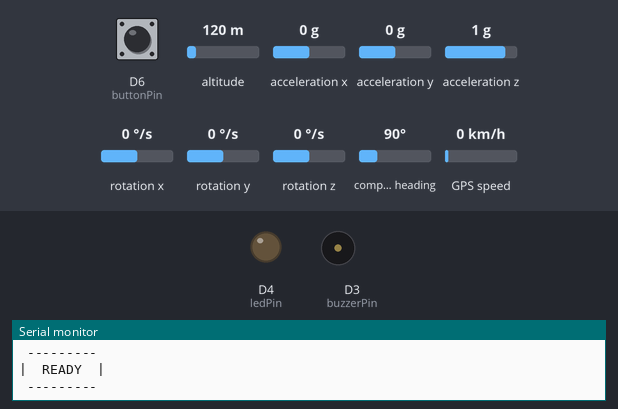
The sketch below on a simulated ESP8266 (Wemos D1 mini). Parts: output pins drawn as LEDs (lit = HIGH), buzzer (waves = sounding, pin HIGH), the last lines printed to the serial monitor. Wiring (inferred from the names in the program): IR receiver: data D5; MPU-6050 motion sensor at I2C address 0x68. The inputs (shaded band) are chosen by the test bench; at power-on: D6 (buttonPin) HIGH, altitude 120 m, acceleration x 0 g, acceleration y 0 g, acceleration z 1 g, rotation x 0 °/s, rotation y 0 °/s, rotation z 0 °/s, compass heading 90°, GPS speed 0 km/h. WiFi joins after 1.5 s; servers stay silent unless stated; a WiFi scan finds three made-up networks; uploads are accepted with an empty reply; the GPS gets a fix after 3 s at 37.7749, -122.4194 with 8 satellites.

Above: at 11.6 s.
11.7 s: D6 (buttonPin) pulled LOW for 0.15 s
At 11.84 s:
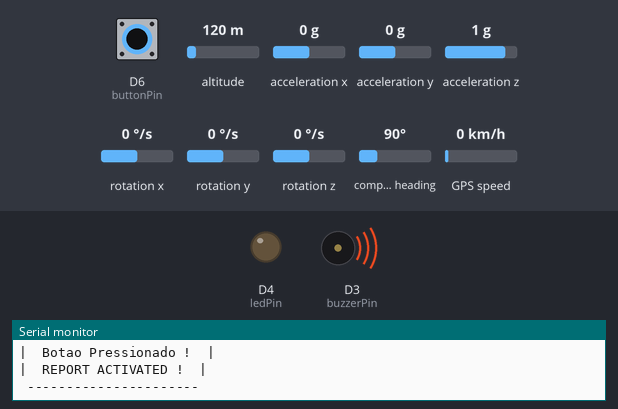
13.3 s: D6 (buttonPin) pulled LOW for 1 s
At 15.72 s:
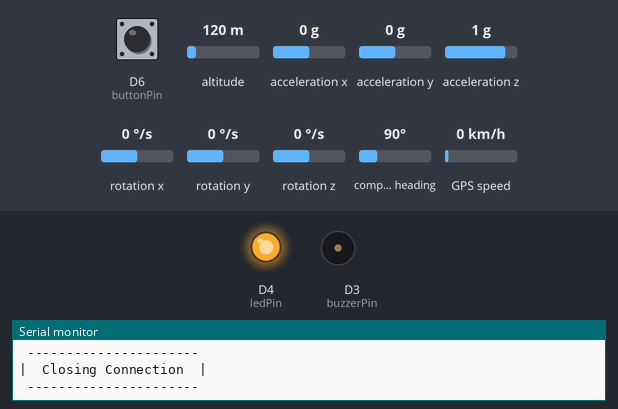
15.8 s: D6 (buttonPin) pulled LOW for 3.2 s
At 16.8 s:
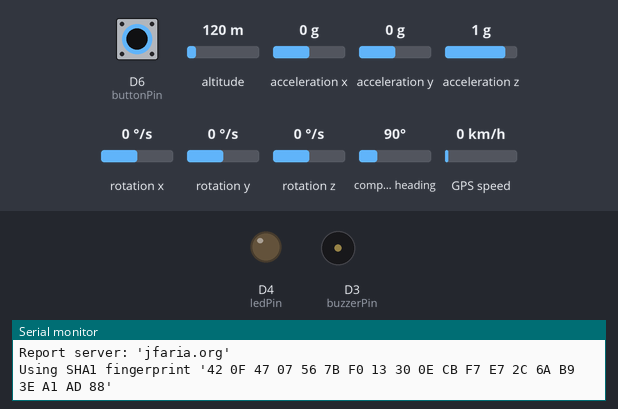
21.2 s: D6 (buttonPin) driven LOW
At 21.34 s:
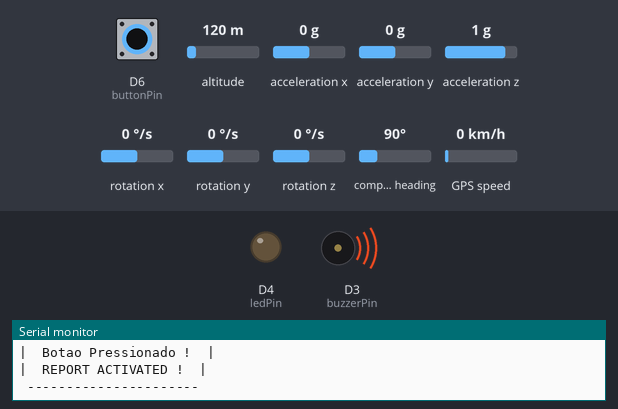
Timing chart, 0 to 24.9 s (numbered marks = the images above; inputs shaded):
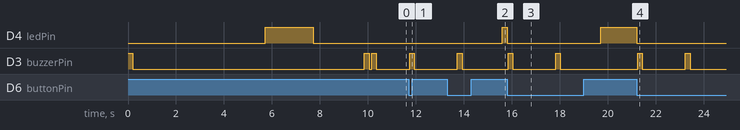

The sketch:

teleassistencia.ino
```cpp
#include <EEPROM.h>
#include <ESP8266WiFi.h>
#include <ESP8266HTTPClient.h>
#include <Wire.h>
#include "TinyGPS++.h" // https://github.com/mikalhart/TinyGPSPlus
#include <ArduinoJson.h> // https://arduinojson.org/

// servidor que disponibiliza serviço de geolocalização via IP
const char* IpApiHost = "ip-api.com";

// The TinyGPS++ object
static const uint32_t GPSBaud = 9600;
TinyGPSPlus gps;


// WiFi judas@docapesca
//const char* ssid = "Docapesca IoT";
//const char* ssid = "Docapesca";
//const char* ssid = "VReal3";
const char* ssid = "NCC1701";
const char* password = "acoddoca";
WiFiClient client;

String board_id = "Wemos D1 Mini Dev";
//String lat = "37.222260";
//String lng = "-7.459044";
String zona = "Castro Marim";
String lat = "0";
String lng = "0";
String geo = "none";
String sensor1 = "Não pressionado";
String sensor2 = "Não foi detectada queda.";
String sensor3 = "4.22";
String estado = "1";
String contacto = "11111, Rycki; 22222, Morty";

const char *host = "jfaria.org";
const int httpsPort = 443;  //HTTPS= 443 and HTTP = 80
//SHA1 finger print of certificate use web browser to view and copy
const char fingerprint[] PROGMEM = "42 0F 47 07 56 7B F0 13 30 0E CB F7 E7 2C 6A B9 3E A1 AD 88";

const int buttonPin = D6;
int buttonState = 0;
const int remotePin = D5;
int remoteState = 0;
const int buzzerPin = D3;
const int ledPin = BUILTIN_LED; // LED = D4

const int MPU_addr = 0x68; // I2C address of the MPU-6050
int16_t AcX, AcY, AcZ, Tmp, GyX, GyY, GyZ;
float GfX, GfY, GfZ, Gf;
float Gyro_angle_X, Gyro_angle_Y, Gyro_angle_Z, GyDt, Gy;
const float Acc_threshold = 0.5;
const float Gy_threshold = 450;

int report = 0; // report state
int retrycounter = 30; // https connecting retry conter

void setup()
{

  pinMode(ledPin, OUTPUT);
  pinMode(buzzerPin, OUTPUT);
  pinMode(buttonPin, INPUT_PULLUP);
  pinMode(remotePin, INPUT);
  beep();

  // Initialize a serial connection for reporting values to the host
  Serial.begin(GPSBaud);
  while (!Serial) { // this is because of the leonard board bug....
    delay(10); // wait until serial "opens"
  }
  Serial.println("\nSerial initialized.");

  /*
    Wire.begin();
    Wire.beginTransmission(MPU_addr);
    Wire.write(0x6B);  // PWR_MGMT_1 register
    Wire.write(0);     // set to zero (wakes up the MPU-6050)
    Wire.endTransmission(true);
  */
  initializeMPU6050();

  WiFi.mode(WIFI_STA); // this is because of the BUG!!!!
  //WiFi.setOutputPower(20);

  scanWiFi();

  delay(1000);

  startWIFI();

  Serial.println("\n ---------");
  Serial.println("|  READY  |");
  Serial.println(" ---------");
  beep();
  beep();
}

/**
   Main program loop
*/
void loop()
{

  if (WiFi.status() == WL_CONNECTED )
  {
    /*while (Serial.available() > 0)
      if (gps.encode(Serial.read()))
        readGeo();
    */
    // if the push button pressed, switch on the LED
    buttonState = digitalRead(buttonPin);
    remoteState = digitalRead(remotePin); // BUG BUG BUG BUG BUG BUG BUG BUG BUG BUG BUG BUG BUG BUG BUG BUG BUG BUG BUG BUG BUG BUG BUG BUG BUG BUG BUG BUG BUG BUG BUG BUG BUG
    //if (buttonState == LOW || remoteState == HIGH) {
    //if (remoteState == HIGH) {
    if (remoteState == LOW) { // HIGH = BOARD WITH REMOTE!!
      digitalWrite(ledPin, LOW);  // LED on
      report = 1; // 0 = test
      sensor1 = "Botão SOS Pressionado";
      Serial.println("\n ----------------------");
      Serial.println("|  Remote SOS Pressionado !  |");
      Serial.println("|  REPORT ACTIVATED !  |");
      Serial.println(" ----------------------");
      beep();
    } else if (buttonState == LOW) {
      digitalWrite(ledPin, LOW);  // LED on
      report = 1; // 0 = test
      sensor1 = "Botão SOS Pressionado";
      Serial.println("\n ----------------------");
      Serial.println("|  Botao Pressionado !  |");
      Serial.println("|  REPORT ACTIVATED !  |");
      Serial.println(" ----------------------");
      beep();
    } else {
      sensor1 = "Não pressionado";
    }

    readMPU6050();

    if (report == 1) {

      // Get position frmo GPS, or from IP
      readGeo();

      //HTTPClient http;
      Serial.println("\n  ---------------");
      Serial.println(" | Upload Report |");
      Serial.println("  ---------------");
      WiFiClientSecure httpsClient;
      Serial.printf("Report server: '%s'\n", host);
      Serial.printf("Using SHA1 fingerprint '%s'\n", fingerprint);
      httpsClient.setFingerprint(fingerprint);
      httpsClient.setTimeout(15000); // 15 Seconds
      delay(1000);
      Serial.println("HTTPS Connecting ...");
      int r = 0; //retry counter
      while ((!httpsClient.connect(host, httpsPort)) && (r < retrycounter)) {
        delay(100);
        Serial.print(".");
        r++;
      }
      if (r == retrycounter) {
        Serial.println("Connection failed");
      }
      else {
        Serial.println("Successful connected to web, uploading report...");

        String getData, Link;

        //POST Data
        Link = "/siresp/post-esp-data.php";

        // Prepare your HTTP POST request data
        String httpRequestData = "board_id=" + board_id
                                 + "&zona=" + zona
                                 + "&lat=" + lat
                                 + "&lng=" + lng
                                 + "&geo=" + geo
                                 + "&sensor1=" + sensor1
                                 + "&sensor2=" + sensor2
                                 + "&sensor3=" + sensor3
                                 + "&estado=" + estado
                                 + "&contacto=" + contacto
                                 + "";

        Serial.print("String size:: "); Serial.println(httpRequestData.length());
        Serial.print("Requesting POST to: "); Serial.print(host); Serial.println(Link);
        /*
          POST /post HTTP/1.1
          Host: postman-echo.com
          Content-Type: application/x-www-form-urlencoded
          Content-Length: 85

          board_id=wemos&lat=37.123&lng=-7.4222&geo=geo&sensor1=1&sensor2=1&sensor3=1&estado=1

        */
        httpsClient.print(String("POST ") + Link + " HTTP/1.1\r\n" +
                          "Host: " + host + "\r\n" +
                          "Content-Type: application/x-www-form-urlencoded" + "\r\n" +
                          "Content-Length: " + httpRequestData.length() + "\r\n\r\n" +
                          httpRequestData + "\r\n" +
                          "Connection: close\r\n\r\n");

        Serial.println("request sent");

        while (httpsClient.connected()) {
          String line = httpsClient.readStringUntil('\n');
          if (line == "\r") {
            Serial.println("headers received");
            break;
          }
        }

        //Serial.println("Server reply:");
        String line;
        while (httpsClient.available()) {
          line = httpsClient.readStringUntil('\n');  //Read Line by Line
          //Serial.println(line); //Print response
        }

        Serial.println(" ----------------------");
        Serial.println("|  Closing Connection  |");
        Serial.println(" ----------------------");

        //delay(10000);
        report = 0;
        digitalWrite(ledPin, HIGH); // LED off
      }
    }
  } else {
    beep();
    startWIFI();
  }

}


void readGeo()
{
  Serial.println("\n  --------------");
  Serial.println(" | GPS Location |");
  Serial.println("  --------------");

  while (Serial.available() > 0) {
    gps.encode(Serial.read());
  }

  if (gps.location.isValid()) {
    lat = String(gps.location.lat(), 6);
    lng = String(gps.location.lng(), 6);
    geo = "Sinal GPS";
    Serial.print(lat);
    Serial.print(" , ");
    Serial.println(lng);
  } else {
    //lat = "0";
    //lng = "0";
    geo = "Sinal de GPS nao disponivel";
    Serial.println(F("INVALID"));
    Serial.println("No GPS, using location by IP");
    readGeoIP();
  }
}

void readGeoIP()
{
  Serial.println("\n  -------------------");
  Serial.println(" | GeoLocation by IP |");
  Serial.println("  -------------------");
  if ( !client.connect(IpApiHost, 80) ) {
    Serial.println("connection to ip-api.com failed... no soup for you... and you... and you...");
  } else {
    // Realiza HTTP GET request
    client.println("GET /json/?fields=lat,lon HTTP/1.1");
    client.print("Host: ");
    client.println(IpApiHost);
    client.println("Connection: close");
    client.println();

    while (client.connected()) {
      String line = client.readStringUntil('\n');
      Serial.println("headers received");
      if (line == "\r") {
        break;
      }
    }

    Serial.println("Server reply:");
    String line;
    while (client.available()) {
      line = client.readStringUntil('\n');  //Read Line by Line
      Serial.println(line); //Print response
    }

    // recebe os dados de geolocalização em formato JSON e guarda na variável data
    StaticJsonDocument<200> doc;
    // Deserialize the JSON document
    DeserializationError error = deserializeJson(doc, line);

    // Test if parsing succeeds.
    if (error) {
      Serial.print(F("deserializeJson() failed: "));
      Serial.println(error.c_str());
    }

    //lat = String(doc["lat"], 6);
    //lng = String(doc["lon"], 6);
    double latitude = doc["lat"];
    double longitude = doc["lon"];
    lat = String (latitude, 6);
    lng = String (longitude, 6);

    Serial.print("Posicao: "); //Print response
    Serial.print(latitude, 6); //Print response
    Serial.print(" , "); //Print response
    Serial.println(longitude, 6); //Print response

    //Serial.println(line); //Print response
  }
}

void startWIFI(void) {
  Serial.println("\n  ------------");
  Serial.println(" | Start WiFi |");
  Serial.println("  ------------");

  delay(100);

  WiFi.begin(ssid, password); // Connect to the network
  Serial.print("Connecting to ");
  Serial.print(ssid);
  Serial.println(" ...");
  int i = 0;
  digitalWrite(BUILTIN_LED, LOW);    // turn the LED off by making the voltage LOW
  delay(100);

  while (WiFi.status() != WL_CONNECTED) { // Wait for the Wi-Fi to connect
    digitalWrite(BUILTIN_LED, HIGH);   // turn the LED on (HIGH is the voltage level)
    delay(2000);
    Serial.print(++i);
    Serial.print('.');
    digitalWrite(BUILTIN_LED, LOW);    // turn the LED off by making the voltage LOW
    delay(100);
  }
  delay(2000);
  //WiFi.config(ip, gateway, subnet);

  Serial.print('\n');
  Serial.println("Connection established! ");
  Serial.print("IP address: \t");
  Serial.println(WiFi.localIP()); // Send the IP address of the ESP8266 to the computer
}

void readMPU6050()
{
  // READ VALUES FROM MPU6050
  Wire.beginTransmission(MPU_addr);
  Wire.write(0x3B);  // starting with register 0x3B (ACCEL_XOUT_H)
  Wire.endTransmission(false);
  Wire.requestFrom(MPU_addr, 6, true); // request a total of 6 registers
  AcX = Wire.read() << 8 | Wire.read(); // 0x3B (ACCEL_XOUT_H) & 0x3C (ACCEL_XOUT_L)
  AcY = Wire.read() << 8 | Wire.read(); // 0x3D (ACCEL_YOUT_H) & 0x3E (ACCEL_YOUT_L)
  AcZ = Wire.read() << 8 | Wire.read(); // 0x3F (ACCEL_ZOUT_H) & 0x40 (ACCEL_ZOUT_L)
  GfX = (AcX / 2048.0) - 0.05;
  GfY = (AcY / 2048.0) + 0.02;
  GfZ = (AcZ / 2048.0) + 0.11;
  Gf = sqrt(sq(GfX) + sq(GfY) + sq(GfZ)) - 1;
  if (Gf < 0) {
    Gf = Gf * -1;
  }
  //Serial.print("\t Acc: "); Serial.print(Gf);

  // READ GYRO VALUES FROM MPU6050
  Wire.beginTransmission(MPU_addr);
  Wire.write(0x43);  // starting with register 0x3B (ACCEL_XOUT_H)
  Wire.endTransmission(false);
  Wire.requestFrom(MPU_addr, 6, true); // request a total of 6 registers  GyX=Wire.read()<<8|Wire.read();  // 0x43 (GYRO_XOUT_H) & 0x44 (GYRO_XOUT_L)
  GyX = Wire.read() << 8 | Wire.read(); // 0x43 (GYRO_XOUT_H) & 0x44 (GYRO_YOUT_L)
  GyY = Wire.read() << 8 | Wire.read(); // 0x45 (GYRO_YOUT_H) & 0x46 (GYRO_ZOUT_L)
  GyZ = Wire.read() << 8 | Wire.read(); // 0x47 (GYRO_ZOUT_H) & 0x48 (GYRO_ZOUT_L)
  GyX = (GyX / 32.8) - 2;
  GyY = (GyY / 32.8);
  GyZ = (GyZ / 32.8);
  Gy = sqrt(sq(GyX) + sq(GyY) + sq(GyZ));
  //Gyro_angle_X = GyX * dt;
  //Gyro_angle_Y = GyY * dt;
  //Gyro_angle_Z = GyZ * dt;
  //GyDt = sqrt(sq(Gyro_angle_X) + sq(Gyro_angle_Y) + sq(Gyro_angle_Z));
  //Serial.print("\t GyX \t"); Serial.print(GyX);
  //Serial.print("\t GyY \t"); Serial.print(GyY);
  //Serial.print("\t GyZ \t"); Serial.print(GyZ);
  //Serial.print("\t GyDt \t"); Serial.print(GyDt);
  //Serial.print("\t Gy \t"); Serial.print(Gy);

  //Serial.println(" ");

  int queda = 0;
  if (Gf > Acc_threshold && Gy > 500 ) {
    queda = queda + 1;
  }
  if (Gf > 2 && Gy > 250) {
    queda = queda + 2;
  }
  if (Gf > Acc_threshold && Gy > 800) {
    queda = queda + 4;
  }

  if (queda > 0) {
    Serial.println("\n ----------------------");
    Serial.print("| Queda ");
    Serial.print(queda);
    Serial.println(" Detectada !  |");
    Serial.println("|  REPORT ACTIVATED !  |");
    Serial.println(" ----------------------");
    beep();
    report = 1;
    sensor2 = "Queda Detectada";
  } else {
    sensor2 = "Não foi detectada queda.";
  }
}

void scanWiFi() {
  Serial.println("\n  ----------");
  Serial.println(" | WiFiScan |");
  Serial.println("  ----------");

  Serial.print("scan start ... ");

  // WiFi.scanNetworks will return the number of networks found
  int n = WiFi.scanNetworks();
  Serial.println("scan done");
  if (n == 0) {
    Serial.println("no networks found");
  } else {
    Serial.print(n);
    Serial.println(" networks found");
    for (int i = 0; i < n; ++i) {
      // Print SSID and RSSI for each network found
      Serial.print(i + 1);
      Serial.print(": ");
      Serial.print(WiFi.SSID(i));
      Serial.print(" (");
      Serial.print(WiFi.RSSI(i));
      Serial.print(")");
      Serial.println((WiFi.encryptionType(i) == ENC_TYPE_NONE) ? " " : "*");
      delay(10);
    }
  }
  Serial.println("");

  // Wait a bit before scanning again
  delay(2000);
}

void initializeMPU6050()
{
  Wire.begin();

  Wire.beginTransmission(MPU_addr);
  Wire.write(0x6B);  // PWR_MGMT_1 register
  Wire.write(0);     // set to zero (wakes up the MPU-6050)
  Wire.endTransmission(true);

  // Configure Accelerometer Sensitivity - Full Scale Range (default +/- 2g)
  Wire.beginTransmission(MPU_addr);
  Wire.write(0x1C);                  //Talk to the ACCEL_CONFIG register (1C hex)
  Wire.write(0x18);                  //Set the register bits as 00011000 (+/- 16g full scale range)
  Wire.endTransmission(true);

  // Configure Gyro Sensitivity - Full Scale Range (default +/- 250deg/s)
  Wire.beginTransmission(MPU_addr);
  Wire.write(0x1B);                   // Talk to the GYRO_CONFIG register (1B hex)
  Wire.write(0x10);                   // Set the register bits as 00010000 (1000deg/s full scale)
  Wire.endTransmission(true);
  delay(100);

  // READ VALUES FROM MPU6050
  Wire.beginTransmission(MPU_addr);
  Wire.write(0x3B);  // starting with register 0x3B (ACCEL_XOUT_H)
  Wire.endTransmission(false);
  Wire.requestFrom(MPU_addr, 6, true); // request a total of 6 registers
  AcX = Wire.read() << 8 | Wire.read(); // 0x3B (ACCEL_XOUT_H) & 0x3C (ACCEL_XOUT_L)
  AcY = Wire.read() << 8 | Wire.read(); // 0x3D (ACCEL_YOUT_H) & 0x3E (ACCEL_YOUT_L)
  AcZ = Wire.read() << 8 | Wire.read(); // 0x3F (ACCEL_ZOUT_H) & 0x40 (ACCEL_ZOUT_L)
  GfX = (AcX / 2048.0) - 0.05;
  GfY = (AcY / 2048.0) + 0.02;
  GfZ = (AcZ / 2048.0) + 0.11;
  Gf = sqrt(sq(GfX) + sq(GfY) + sq(GfZ)) - 1;
  if (Gf < 0) {
    Gf = Gf * -1;
  }

  Serial.println("\n  ----------");
  Serial.println(" |  MPU6050  |");
  Serial.println("  ----------");

  Serial.print("\nAcc: "); Serial.print(Gf);
  Serial.print("\tAccX: "); Serial.print(AcX);
  Serial.print("\tAccY: "); Serial.print(AcY);
  Serial.print("\tAccZ: "); Serial.print(AcZ);
  Serial.println("");

}

void beep() {
  digitalWrite(buzzerPin, HIGH);  // Buzzer on
  delay(200);
  digitalWrite(buzzerPin, LOW);  // LED on
  delay(100);
}
```

Measured:
- after the input at 11.7 s, D3 (buzzerPin): LOW → HIGH at once, → LOW 0.20 s later
- after the input at 13.3 s, D4 (ledPin): LOW → HIGH after 2.3 s instead of 0.32 s; D3 (buzzerPin): LOW → HIGH after 0.43 s, → LOW 0.20 s later
- after the input at 15.8 s, D4 (ledPin): HIGH → LOW at once, → HIGH 3.9 s later; D3 (buzzerPin): alternates HIGH for 0.20 s and LOW for 1.8 s, 4 changes in all, then stays LOW, starting at once
- after the input at 21.2 s, D4 (ledPin): HIGH → LOW at once; D3 (buzzerPin): alternates HIGH for 0.20 s and LOW for 1.8 s, starting at once
